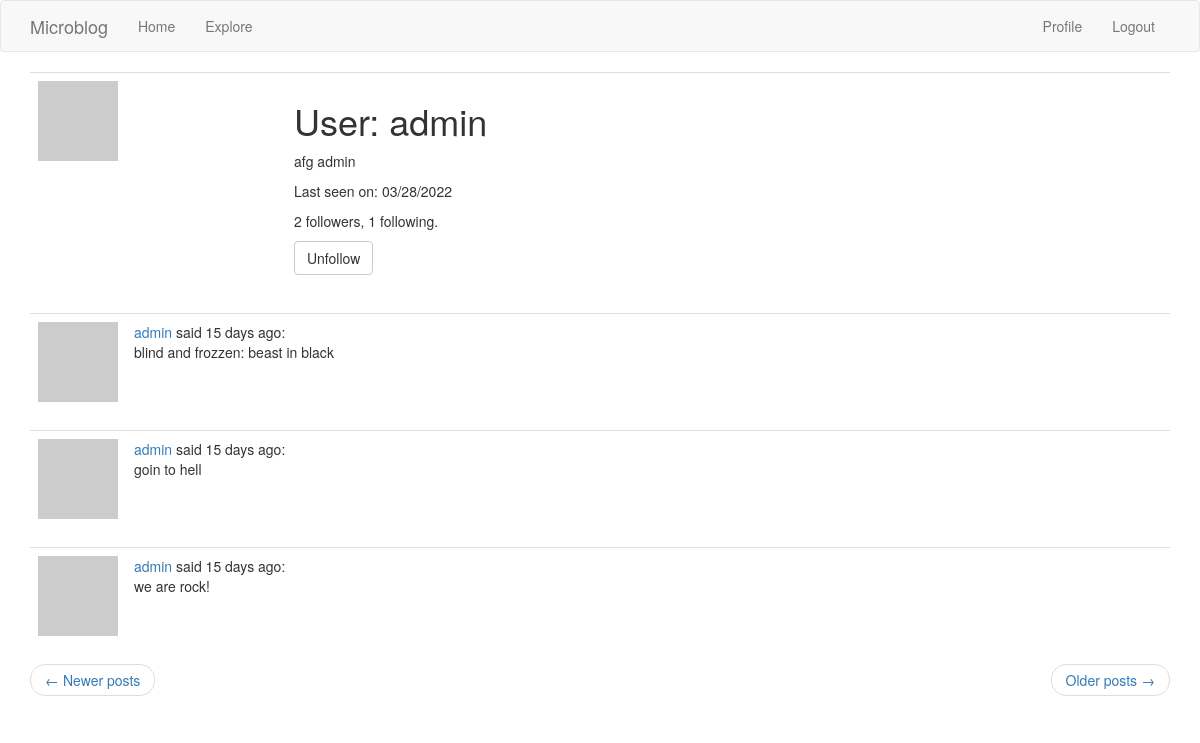
Screenshot of /user/admin?page=2 (signed in) with the database file from the repository.
### app/models.py (models this page shows, shortened)
class User(db.Model, UserMixin):
    id = db.Column(db.Integer, primary_key=True)
    username = db.Column(db.String(64), index=True, unique=True)
    email = db.Column(db.String(120), index=True, unique=True)
    password_hash = db.Column(db.String(128))
    about_me = db.Column(db.String(256))
    last_seen = db.Column(db.DateTime, default=datetime.utcnow)
    posts = db.relationship('Post', backref='author', lazy='dynamic')
    """followers.c.follower_id «c» — это атрибут таблиц SQLAlchemy,
    которые не определены как модели. Для этих таблиц столбцы таблицы
    отображаются как субатрибуты этого атрибута «c»."""
    followed = db.relationship(
        'User', secondary=followers,
        primaryjoin=(followers.c.follower_id == id),
        secondaryjoin=(followers.c.followed_id == id),
        backref=db.backref('followers', lazy='dynamic'), lazy='dynamic')
    """ рассмотрим все аргументы вызова db.relationship() один за другим:

'User' — это правая сторона связи (левая сторона — это родительский класс).
Поскольку это самореферентное отношение, я должен использовать тот же класс
 с обеих сторон.

secondary кофигурирует таблицу ассоциаций, которая используется для этой
связи, которую я определил прямо над этим классом.

primaryjoin указывает условие, которое связывает объект левой стороны
(follower user) с таблицей ассоциаций. Условием объединения для левой
стороны связи является идентификатор пользователя, соответствующий полю
follower_id таблицы ассоциаций. Выражение followers.c.follower_id ссылается
на столбец follower_id таблицы ассоциаций.

secondaryjoin определяет условие, которое связывает объект правой стороны
 (followed user) с таблицей ассоциаций. Это условие похоже на primaryjoin,
  с той лишь разницей, что теперь я использую followed_id, который является
  другим внешним ключом в таблице ассоциаций.

backref определяет, как эта связь будет доступна из правой части объекта.
С левой стороны отношения пользователи называются followed, поэтому с
правой стороны я буду использовать имя followers, чтобы представить
всех пользователей левой стороны, которые связаны с целевым пользователем
в правой части. Дополнительный lazy аргумент указывает режим выполнения
этого запроса. Режим dynamic настройки запроса не позволяет запускаться
до тех пор, пока не будет выполнен конкретный запрос, что также связано
с тем, как установлено отношения «один ко многим».

-lazy похож на параметр с тем же именем в backref, но этот относится
к левой, а не к правой стороне.
"""
    def avatar(self, size=80):
        digest = md5(self.email.lower().encode('utf-8')).hexdigest()
        return 'https://www.gravatar.com/avatar/{}?d=identicon&s={}'.format(
            digest, size)
    def is_following(self, user):
        return self.followed.filter(
            followers.c.followed_id == user.id).count() > 0

class Post(db.Model):
    __tablename__ = 'post'
    __searchable__ = ['body',]
    id = db.Column(db.Integer, primary_key=True)
    body = db.Column(db.String(140))
    timestamp = db.Column(db.DateTime, index=True, default=datetime.utcnow)
    user_id = db.Column(db.Integer, db.ForeignKey('user.id'))
    language = db.Column(db.String(5))

### app/main/route.py (the view)
@bp.route('/user/<username>', methods=['GET', 'POST'])
@login_required
def user(username):
    user = User.query.filter_by(username=username).first_or_404()
    page = request.args.get('page', 1, type=int)
    posts = user.posts.order_by(Post.timestamp.desc()).paginate(
        page, current_app.config['POSTS_PER_PAGE'], False)
    next_url = url_for('main.user', username=user.username, page=posts.next_num) \
        if posts.has_next else None
    prev_url = url_for('main.user', username=user.username, page=posts.prev_num) \
        if posts.has_prev else None
    form = EmptyForm()
    return render_template('user.html', user=user,
                           posts=posts.items,
                           next_url=next_url,
                           prev_url=prev_url,
                           form=form)

### app/main/forms.py
class EmptyForm(FlaskForm):
    submit = SubmitField('Submit')

### app/main/route.py (called while the page is built)
@bp.before_request
def before_request():
    if current_user.is_authenticated:
        current_user.last_seen = datetime.utcnow()
        db.session.commit()

### app/models.py (called while the page is built)
@login.user_loader
def load_user(id):
    return User.query.get(int(id))

### app/templates/user.html (shortened to what this page needs)
{% extends "base.html" %}
{% block app_content %}
    <table class="table table-hover">
        <tr>
            <td width="256px"><img src="{{ user.avatar(124) }}"></td>
            <td>
                <h1>User: {{ user.username }}</h1>
                {% if user.about_me %}
                    <p>{{ user.about_me }}</p>
                {% endif %}
                {% if user.last_seen %}
                    <p>Last seen on: {{ moment(user.last_seen).calendar() }}</p>
                {% endif %}
                <p>{{ user.followers.count() }} followers, {{ user.followed.count() }} following.</p>
                {% if user == current_user %}
                <p><a href="{{ url_for('main.edit_profile') }}">Edit your profile</a></p>
                {% else %}
                <p>
                    <form action="{{ url_for('main.unfollow', username=user.username) }}" method="post">
                        {{ form.submit(value='Unfollow', class_='btn btn-default') }}
                    </form>
                </p>
                {% endif %}
            </td>
        </tr>
    </table>
    {% for post in posts %}
        {% include '_post.html' %}
    {% endfor %}
    <nav aria-label="...">
        <ul class="pager">
            <li class="previous{% if not prev_url %} disabled {% endif %}">
                <a href="{{ prev_url or '#' }}">
                    <span aria-hidden="true">&larr;</span> Newer posts
                </a>
            </li>
            <li class="next{% if not next_url %} disabled{% endif %}">
                <a href="{{ next_url or '#' }}">
                    Older posts <span aria-hidden="true">&rarr;</span>
                </a>
            </li>
        </ul>
    </nav>
{% endblock %}

### app/templates/_post.html (shortened to what this page needs)
    <table class="table table-hover">
        <tr>
            <td width="70px">
                <a href="{{ url_for('main.user', username=post.author.username) }}">
                    <img src="{{ post.author.avatar(70) }}" />
                </a>
            </td>
            <td>
                <a href="{{ url_for('main.user', username=post.author.username) }}">
                    {{ post.author.username }} </a>
                said {{ moment(post.timestamp).fromNow() }}:
                <br>
                {{ post.body }}
            </td>
        </tr>
    </table>

### rows the page displays
User: username "admin", about_me "afg admin", last_seen "03/28/2022"
Post: author.username "admin", timestamp "15 days ago", body "blind and frozzen: beast in black"
Post: author.username "admin", timestamp "15 days ago", body "goin to hell"
Post: author.username "admin", timestamp "15 days ago", body "we are rock!"

### other values shown
{{ user.followers.count() }} "2"
{{ user.followed.count() }} "1"
